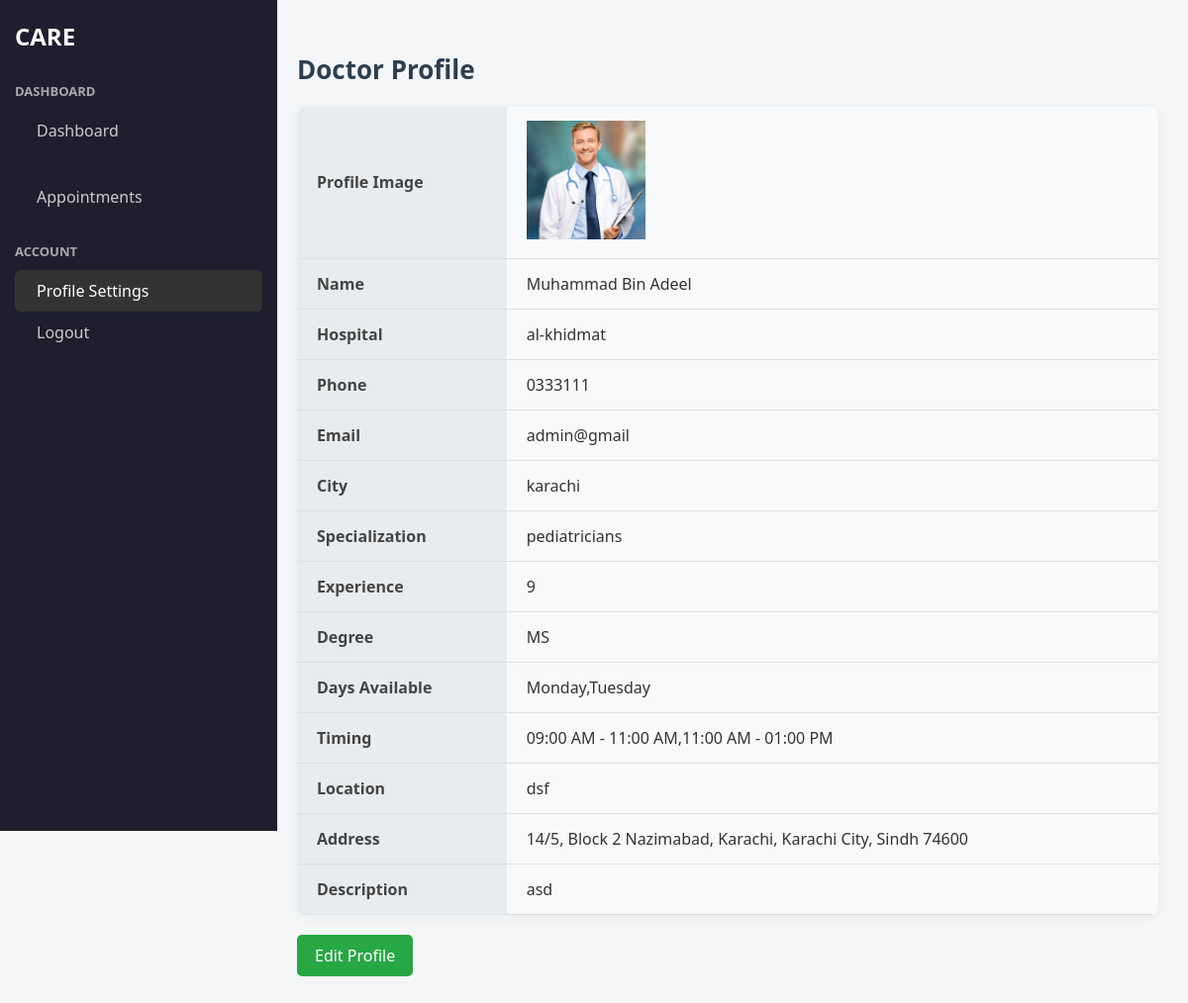
/modefied_doctor.php (signed in), run on the app's committed database.
### tables this page shows
CREATE TABLE `doctors` (
  `image` varchar(255) NOT NULL,
  `id` int(11) NOT NULL,
  `name` varchar(100) NOT NULL,
  `hospital_name` varchar(150) DEFAULT NULL,
  `phone` varchar(20) DEFAULT NULL,
  `specialization` varchar(100) DEFAULT NULL,
  `city` varchar(100) DEFAULT NULL,
  `days` varchar(100) DEFAULT NULL,
  `timing` varchar(100) DEFAULT NULL,
  `experience` varchar(100) DEFAULT NULL,
  `description` text DEFAULT NULL,
  `status` enum('pending','approved') DEFAULT 'pending',
  `created_at` timestamp NOT NULL DEFAULT current_timestamp(),
  `location` varchar(255) DEFAULT NULL,
  `address` text DEFAULT NULL,
  `degree` varchar(255) DEFAULT NULL,
  `email` varchar(255) DEFAULT NULL,
  `password` varchar(255) DEFAULT NULL,
  `is_notified` tinyint(1) NOT NULL DEFAULT 0,
  `changes_pending` tinyint(1) NOT NULL DEFAULT 0
);

### modefied_doctor.php (the view, shortened to what this page needs)
<?php
include("db.php");
$doctor_id = intval($_SESSION['doctor_id']);
$query = "SELECT * FROM doctors WHERE id = $doctor_id AND status = 'approved'";
$result = $conn->query($query);
$doctor = $result->fetch_assoc();
?>
<!DOCTYPE html>
<html>
<head>
</head>
<body>
 <nav class="sidebar">
        <div class="brand-title">
            <i class="fas fa-clinic-medical me-2"></i>CARE
        </div>
        <div class="sidebar-menu">
            <div class="sidebar-section">
                <div class="section-title">Dashboard</div>
                <a href="doctor_profile.php" class="nav-link">
                    <span>Dashboard</span>
                </a>
            </div>
            <div class="sidebar-section">
                <a href="doctor_appointment.php" class="nav-link ">
                    <span>Appointments</span>
                </a>
            </div>
            <div class="sidebar-section">
                <div class="section-title">Account</div>
                <a href="modefied_doctor.php" class="nav-link active">
                    <span>Profile Settings</span>
                </a>
                <a href="logout.php" class="nav-link">
                    <span>Logout</span>
                </a>
            </div>
        </div>
    </nav>
<div class="profile-container">
    <h2>Doctor Profile</h2>
    <table>
         <tr><th>Profile Image</th>
            <td>
                <?php if (!empty($doctor['image'])): ?>
                    <img src="<?= htmlspecialchars($doctor['image']) ?>" width="120" alt="Doctor Image">
                <?php else: ?>
                    No image uploaded.
                <?php endif; ?>
            </td>
        </tr>
        <tr><th>Name</th><td><?= htmlspecialchars($doctor['name']) ?></td></tr>
        <tr><th>Hospital</th><td><?= htmlspecialchars($doctor['hospital_name']) ?></td></tr>
        <tr><th>Phone</th><td><?= htmlspecialchars($doctor['phone']) ?></td></tr>
        <tr><th>Email</th><td><?= htmlspecialchars($doctor['email']) ?></td></tr>
        <tr><th>City</th><td><?= htmlspecialchars($doctor['city']) ?></td></tr>
        <tr><th>Specialization</th><td><?= htmlspecialchars($doctor['specialization']) ?></td></tr>
        <tr><th>Experience</th><td><?= htmlspecialchars($doctor['experience']) ?></td></tr>
        <tr><th>Degree</th><td><?= htmlspecialchars($doctor['degree']) ?></td></tr>
        <tr><th>Days Available</th><td><?= htmlspecialchars($doctor['days']) ?></td></tr>
        <tr><th>Timing</th><td><?= htmlspecialchars($doctor['timing']) ?></td></tr>
        <tr><th>Location</th><td><?= htmlspecialchars($doctor['location']) ?></td></tr>
        <tr><th>Address</th><td><?= nl2br(htmlspecialchars($doctor['address'])) ?></td></tr>
        <tr><th>Description</th><td><?= nl2br(htmlspecialchars($doctor['description'])) ?></td></tr>
    </table>
    <div class="edit-btn">
        <a href="edit_profile.php?id=<?= $doctor['id'] ?>">Edit Profile</a>
    </div>
</div>
</body>
</html>

### modefied_doctor.php (style rules this page uses)
body, html { margin: 0; padding: 0; font-family: 'Segoe UI', sans-serif; background-color: #f4f6f8; color: #333; }
a { text-decoration: none; }
img { max-width: 100%; height: auto; }
.sidebar { width: 250px; min-height: 100vh; background-color: #1e1e2f; padding: 20px 15px; color: #fff; position: fixed; top: 0; left: 0; }
.brand-title { font-size: 24px; font-weight: bold; margin-bottom: 30px; display: flex; align-items: center; color: #fff; }
.sidebar-menu { display: flex; flex-direction: column; }
.sidebar-section { margin-bottom: 25px; }
.section-title { font-size: 13px; text-transform: uppercase; font-weight: bold; color: #aaa; margin-bottom: 10px; }
.nav-link { display: flex; align-items: center; padding: 10px 12px; border-radius: 6px; color: #ccc; transition: background-color 0.3s ease; cursor: pointer; }
.nav-link:hover, .nav-link.active { background-color: #333; color: #fff; }
.profile-container { margin-left: 270px; padding: 30px; max-width: 900px; }
.profile-container h2 { margin-bottom: 20px; font-size: 26px; color: #2c3e50; }
table { width: 100%; border-collapse: separate; border-spacing: 0; background-color: #f8f9fa; box-shadow: 0 2px 12px rgba(0, 0, 0, 0.05); border-radius: 8px; overflow: hidden; transition: box-shadow 0.3s ease; }
th, td { padding: 14px 20px; text-align: left; border-bottom: 1px solid #e0e0e0; transition: background-color 0.3s ease; }
th { background-color: #e9ecef; font-weight: 600; color: #444; }
td { color: #333; }
.edit-btn { margin-top: 20px; }
.edit-btn a { background-color: #28a745; color: #fff; padding: 10px 18px; border-radius: 5px; display: inline-block; transition: background-color 0.3s, transform 0.2s; }
.profile-container { animation: fadeIn 0.8s ease-in-out; }

### data on the page
doctors: image (picture), name "Muhammad Bin Adeel", hospital_name "al-khidmat", phone "0333111", email "admin@gmail", city "karachi", specialization "pediatricians", experience "9", degree "MS", days "Monday,Tuesday", timing "09:00 AM - 11:00 AM,11:00 AM - 01:00 PM", location "dsf", address "14/5, Block 2 Nazimabad, Karachi, Karachi City, Sindh 74600", description "asd"
